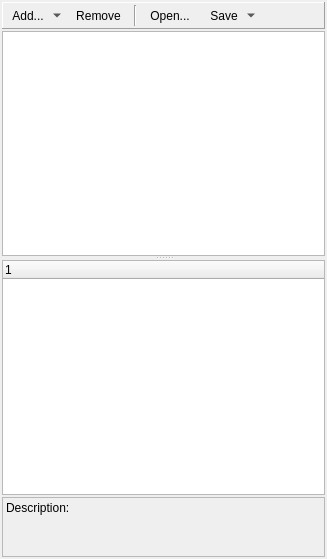
<?xml version="1.0" encoding="UTF-8"?>
<ui version="4.0">
 <class>SchedulerWizard</class>
 <widget class="QWidget" name="SchedulerWizard">
  <property name="geometry">
   <rect>
    <x>0</x>
    <y>0</y>
    <width>327</width>
    <height>559</height>
   </rect>
  </property>
  <property name="windowTitle">
   <string>Form</string>
  </property>
  <layout class="QGridLayout" name="gridLayout">
   <property name="leftMargin">
    <number>2</number>
   </property>
   <property name="topMargin">
    <number>2</number>
   </property>
   <property name="rightMargin">
    <number>2</number>
   </property>
   <property name="bottomMargin">
    <number>2</number>
   </property>
   <property name="spacing">
    <number>2</number>
   </property>
   <item row="0" column="0">
    <widget class="QFrame" name="frameControl">
     <property name="frameShape">
      <enum>QFrame::Panel</enum>
     </property>
     <property name="frameShadow">
      <enum>QFrame::Raised</enum>
     </property>
     <layout class="QHBoxLayout" name="horizontalLayout">
      <property name="leftMargin">
       <number>2</number>
      </property>
      <property name="topMargin">
       <number>2</number>
      </property>
      <property name="rightMargin">
       <number>2</number>
      </property>
      <property name="bottomMargin">
       <number>2</number>
      </property>
      <item>
       <widget class="QToolButton" name="tbtAdd">
        <property name="font">
         <font>
          <pointsize>9</pointsize>
         </font>
        </property>
        <property name="text">
         <string>Add...</string>
        </property>
        <property name="iconSize">
         <size>
          <width>20</width>
          <height>20</height>
         </size>
        </property>
        <property name="popupMode">
         <enum>QToolButton::MenuButtonPopup</enum>
        </property>
        <property name="toolButtonStyle">
         <enum>Qt::ToolButtonTextBesideIcon</enum>
        </property>
        <property name="autoRaise">
         <bool>true</bool>
        </property>
       </widget>
      </item>
      <item>
       <widget class="QToolButton" name="tbtRemove">
        <property name="font">
         <font>
          <pointsize>9</pointsize>
         </font>
        </property>
        <property name="text">
         <string>Remove</string>
        </property>
        <property name="iconSize">
         <size>
          <width>20</width>
          <height>20</height>
         </size>
        </property>
        <property name="toolButtonStyle">
         <enum>Qt::ToolButtonTextBesideIcon</enum>
        </property>
        <property name="autoRaise">
         <bool>true</bool>
        </property>
       </widget>
      </item>
      <item>
       <widget class="Line" name="line_2">
        <property name="orientation">
         <enum>Qt::Vertical</enum>
        </property>
       </widget>
      </item>
      <item>
       <widget class="QToolButton" name="tbtOpen">
        <property name="font">
         <font>
          <pointsize>9</pointsize>
         </font>
        </property>
        <property name="text">
         <string>Open...</string>
        </property>
        <property name="toolButtonStyle">
         <enum>Qt::ToolButtonTextBesideIcon</enum>
        </property>
        <property name="autoRaise">
         <bool>true</bool>
        </property>
       </widget>
      </item>
      <item>
       <widget class="QToolButton" name="tbtSave">
        <property name="font">
         <font>
          <pointsize>9</pointsize>
         </font>
        </property>
        <property name="text">
         <string>Save</string>
        </property>
        <property name="iconSize">
         <size>
          <width>20</width>
          <height>20</height>
         </size>
        </property>
        <property name="popupMode">
         <enum>QToolButton::MenuButtonPopup</enum>
        </property>
        <property name="toolButtonStyle">
         <enum>Qt::ToolButtonTextBesideIcon</enum>
        </property>
        <property name="autoRaise">
         <bool>true</bool>
        </property>
       </widget>
      </item>
      <item>
       <spacer name="horizontalSpacer">
        <property name="orientation">
         <enum>Qt::Horizontal</enum>
        </property>
        <property name="sizeHint" stdset="0">
         <size>
          <width>100</width>
          <height>20</height>
         </size>
        </property>
       </spacer>
      </item>
     </layout>
    </widget>
   </item>
   <item row="1" column="0">
    <widget class="QSplitter" name="splitter">
     <property name="orientation">
      <enum>Qt::Vertical</enum>
     </property>
     <widget class="QTableWidget" name="tableWidgetExp">
      <property name="sizePolicy">
       <sizepolicy hsizetype="Preferred" vsizetype="Expanding">
        <horstretch>0</horstretch>
        <verstretch>0</verstretch>
       </sizepolicy>
      </property>
      <property name="editTriggers">
       <set>QAbstractItemView::NoEditTriggers</set>
      </property>
      <property name="alternatingRowColors">
       <bool>false</bool>
      </property>
      <property name="selectionMode">
       <enum>QAbstractItemView::SingleSelection</enum>
      </property>
      <property name="showGrid">
       <bool>false</bool>
      </property>
      <property name="rowCount">
       <number>0</number>
      </property>
      <property name="columnCount">
       <number>1</number>
      </property>
      <attribute name="horizontalHeaderVisible">
       <bool>false</bool>
      </attribute>
      <attribute name="horizontalHeaderDefaultSectionSize">
       <number>200</number>
      </attribute>
      <attribute name="horizontalHeaderHighlightSections">
       <bool>true</bool>
      </attribute>
      <attribute name="horizontalHeaderMinimumSectionSize">
       <number>41</number>
      </attribute>
      <attribute name="verticalHeaderVisible">
       <bool>true</bool>
      </attribute>
      <attribute name="verticalHeaderDefaultSectionSize">
       <number>25</number>
      </attribute>
      <column/>
     </widget>
     <widget class="QWidget" name="layoutWidget">
      <layout class="QVBoxLayout" name="verticalLayout">
       <property name="spacing">
        <number>2</number>
       </property>
       <item>
        <widget class="QTreeWidget" name="treeWidgetParam">
         <property name="sizePolicy">
          <sizepolicy hsizetype="Preferred" vsizetype="Expanding">
           <horstretch>0</horstretch>
           <verstretch>0</verstretch>
          </sizepolicy>
         </property>
         <column>
          <property name="text">
           <string notr="true">1</string>
          </property>
         </column>
        </widget>
       </item>
       <item>
        <widget class="QLabel" name="lblDescription">
         <property name="minimumSize">
          <size>
           <width>0</width>
           <height>60</height>
          </size>
         </property>
         <property name="frameShape">
          <enum>QFrame::StyledPanel</enum>
         </property>
         <property name="frameShadow">
          <enum>QFrame::Plain</enum>
         </property>
         <property name="text">
          <string>Description:</string>
         </property>
         <property name="alignment">
          <set>Qt::AlignLeading|Qt::AlignLeft|Qt::AlignTop</set>
         </property>
         <property name="wordWrap">
          <bool>true</bool>
         </property>
         <property name="textInteractionFlags">
          <set>Qt::LinksAccessibleByMouse|Qt::TextSelectableByKeyboard|Qt::TextSelectableByMouse</set>
         </property>
        </widget>
       </item>
      </layout>
     </widget>
    </widget>
   </item>
  </layout>
 </widget>
 <resources/>
 <connections/>
</ui>
